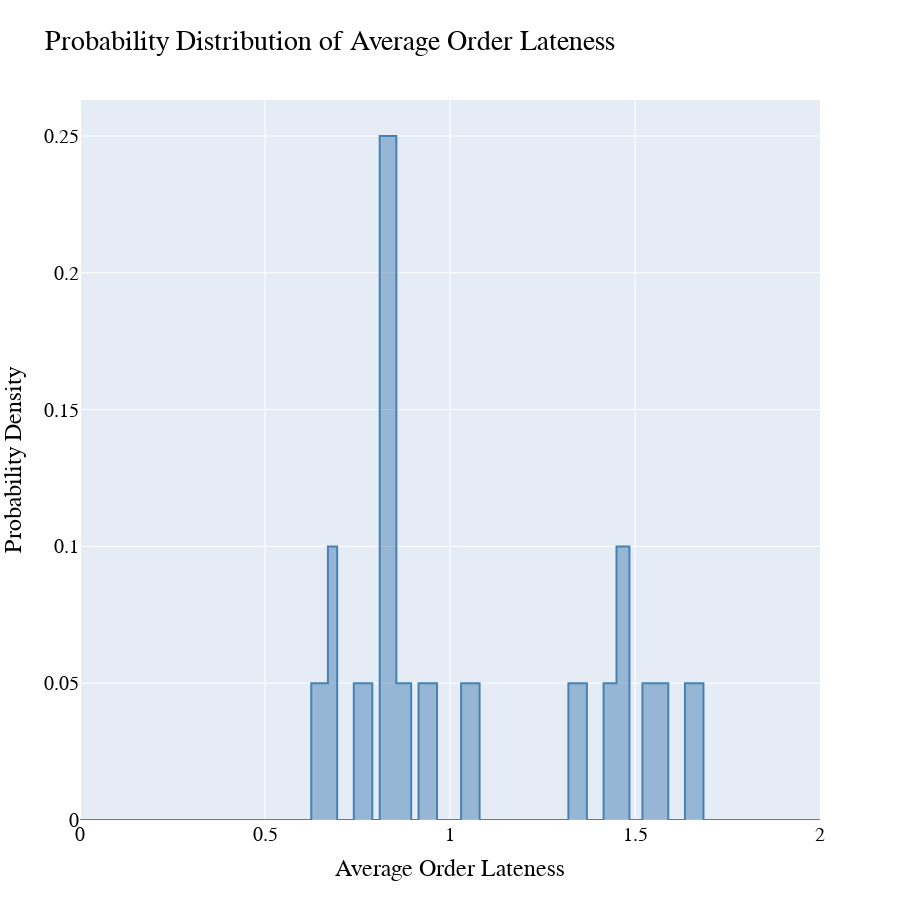

Write notebook code for a chart like this one.
### Code cell
def best_option(dist_indexer, dist_dics, actual_weighted_distribution):
    best_dist = [index for index in dist_indexer.keys() if dist_indexer[index]==min(dist_indexer.values())][0]
    df = dist_dics[best_dist].groupby('Z').sum()[['Probability']].reset_index()
    df['Z'] = df['Z'].round(2)
    for value in range(0,21):
        actual = value/10
        if actual not in list(df['Z']):
            df_add = pd.DataFrame({"Z":[actual],
                        "Probability":[0]
                        })
            df = pd.concat([df, df_add])
    df['Distribution'] = 'Suggested Supplier Mix'
    df2 = actual_weighted_distribution.groupby('Z').sum()[['Probability']].reset_index()
    df2['Z'] = df2['Z'].round(2)
    for value in range(0,21):
        actual = value/10
        if float(actual) not in list(df2['Z']):
            df2_add = pd.DataFrame({"Z":[actual],
                        "Probability":[0]
                        })
            df2 = pd.concat([df2, df2_add])
    df2 = df2.drop_duplicates(subset = ['Z'], keep = 'first')
    df2['Distribution'] = 'Actual Supplier Mix'
    main = pd.concat([df, df2])
    main = main.sort_values(['Z'])
    fig = px.area(main[main['Distribution']=='Actual Supplier Mix'],
                  x="Z",
                  y="Probability",
                  # color='Distribution',
                  color_discrete_sequence=['steelblue',],
                  title="Probability Distribution of Average Order Lateness",
                  line_shape='hvh'
                  )
    fig.update_layout(
        xaxis_title="Average Order Lateness",
        yaxis_title='Probability Density',
        font=dict(
        family="Arial",
        size=20,
        color='#000000'),
        width=900, height=900)
    plt.tight_layout()
    plt.savefig('eg_fig.png')
    return fig
best_option(dist_indexer=dist_indexer, dist_dics=dist_dics, actual_weighted_distribution=actual_weighted_distribution)

### Figure 1 — Plotly figure (JSON) as saved in the notebook; plotly's stock layout.template omitted (floating-point values rounded to 4 significant figures)
{"data": [{"fillpattern": {"shape": ""}, "hovertemplate": "Z=%{x}<br>Probability=%{y}<extra></extra>", "legendgroup": "", "line": {"color": "steelblue", "shape": "hvh"}, "marker": {"symbol": "circle"}, "mode": "lines", "name": "", "orientation": "v", "showlegend": false, "stackgroup": "1", "x": [0.0, 0.1, 0.2, 0.3, 0.4, 0.5, 0.6, 0.65, 0.69, 0.7, 0.78, 0.8, 0.82, 0.89, 0.9, 0.93, 1.0, 1.06, 1.1, 1.2, 1.3, 1.34, 1.4, 1.43, 1.47, 1.5, 1.54, 1.56, 1.58, 1.6, 1.67, 1.7, 1.8, 1.9, 2.0], "xaxis": "x", "y": [0.0, 0.0, 0.0, 0.0, 0.0, 0.0, 0.0, 0.05, 0.1, 0.0, 0.05, 0.0, 0.25, 0.05, 0.0, 0.05, 0.0, 0.05, 0.0, 0.0, 0.0, 0.05, 0.0, 0.05, 0.1, 0.0, 0.05, 0.05, 0.05, 0.0, 0.05, 0.0, 0.0, 0.0, 0.0], "yaxis": "y", "type": "scatter"}], "layout": {"xaxis": {"anchor": "y", "domain": [0.0, 1.0], "title": {"text": "Average Order Lateness"}}, "yaxis": {"anchor": "x", "domain": [0.0, 1.0], "title": {"text": "Probability Density"}}, "legend": {"tracegroupgap": 0}, "title": {"text": "Probability Distribution of Average Order Lateness"}, "font": {"family": "Arial", "size": 20, "color": "#000000"}, "width": 900, "height": 900}}
